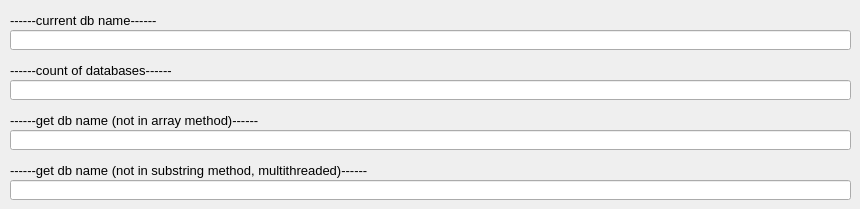
       <widget class="QWidget" name="tab_3">
        <attribute name="title">
         <string>bases</string>
        </attribute>
        <widget class="QLabel" name="label_2">
         <property name="geometry">
          <rect>
           <x>10</x>
           <y>10</y>
           <width>151</width>
           <height>20</height>
          </rect>
         </property>
         <property name="font">
          <font>
           <pointsize>10</pointsize>
          </font>
         </property>
         <property name="text">
          <string>------current db name------</string>
         </property>
        </widget>
        <widget class="QLineEdit" name="q_ms_get_db_name">
         <property name="geometry">
          <rect>
           <x>10</x>
           <y>130</y>
           <width>841</width>
           <height>20</height>
          </rect>
         </property>
         <property name="font">
          <font>
           <pointsize>9</pointsize>
          </font>
         </property>
         <property name="text">
          <string/>
         </property>
        </widget>
        <widget class="QLabel" name="label_7">
         <property name="geometry">
          <rect>
           <x>10</x>
           <y>160</y>
           <width>381</width>
           <height>20</height>
          </rect>
         </property>
         <property name="font">
          <font>
           <pointsize>10</pointsize>
          </font>
         </property>
         <property name="text">
          <string>------get db name (not in substring method, multithreaded)------</string>
         </property>
        </widget>
        <widget class="QLabel" name="label_6">
         <property name="geometry">
          <rect>
           <x>10</x>
           <y>110</y>
           <width>261</width>
           <height>20</height>
          </rect>
         </property>
         <property name="font">
          <font>
           <pointsize>10</pointsize>
          </font>
         </property>
         <property name="text">
          <string>------get db name (not in array method)------</string>
         </property>
        </widget>
        <widget class="QLineEdit" name="q_ms_dbs_count">
         <property name="geometry">
          <rect>
           <x>10</x>
           <y>80</y>
           <width>841</width>
           <height>20</height>
          </rect>
         </property>
         <property name="font">
          <font>
           <pointsize>9</pointsize>
          </font>
         </property>
         <property name="text">
          <string/>
         </property>
        </widget>
        <widget class="QLineEdit" name="q_ms_curr_db_name">
         <property name="geometry">
          <rect>
           <x>10</x>
           <y>30</y>
           <width>841</width>
           <height>20</height>
          </rect>
         </property>
         <property name="font">
          <font>
           <pointsize>9</pointsize>
          </font>
         </property>
         <property name="text">
          <string/>
         </property>
        </widget>
        <widget class="QLabel" name="label_5">
         <property name="geometry">
          <rect>
           <x>10</x>
           <y>60</y>
           <width>171</width>
           <height>20</height>
          </rect>
         </property>
         <property name="font">
          <font>
           <pointsize>10</pointsize>
          </font>
         </property>
         <property name="text">
          <string>------count of databases------</string>
         </property>
        </widget>
        <widget class="QLineEdit" name="q_ms_get_db_name2">
         <property name="geometry">
          <rect>
           <x>10</x>
           <y>180</y>
           <width>841</width>
           <height>20</height>
          </rect>
         </property>
         <property name="font">
          <font>
           <pointsize>9</pointsize>
          </font>
         </property>
         <property name="text">
          <string/>
         </property>
        </widget>
       </widget>
